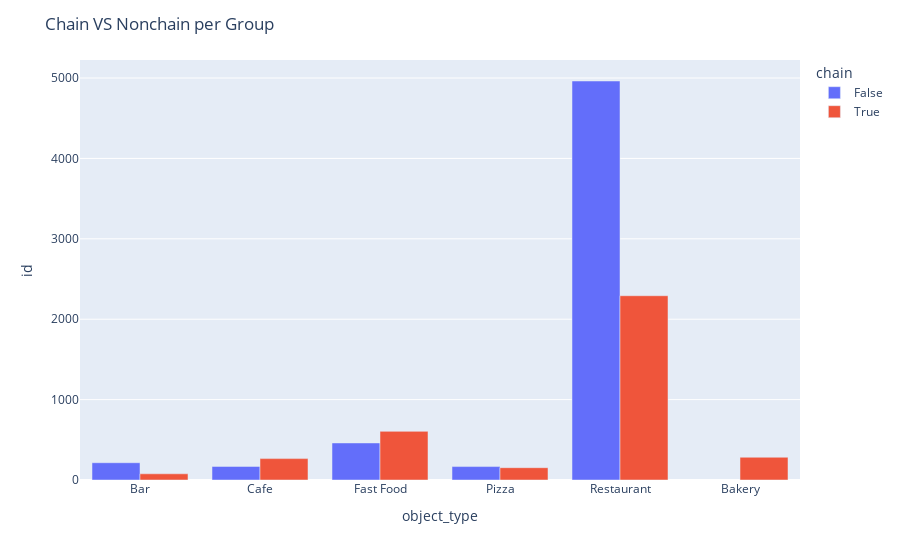

Here is the notebook cell this chart was saved with:
### Markdown cell above
We see that the share of chain objects in each type differs a lot: all bakeries belong to a chain chain, but the majority of bars do not(77 VS 215 ). Let's visualize the distribution with barplot.

### Code cell
fig = px.bar(chain_type, x='object_type', y='id', color='chain', barmode='group')
fig.update_layout(title='Chain VS Nonchain per Group')
fig.show()

### Figure 1 — Plotly figure (JSON) as saved in the notebook; plotly's stock layout.template omitted (floating-point values rounded to 4 significant figures)
{"data": [{"alignmentgroup": "True", "hovertemplate": "chain=False<br>object_type=%{x}<br>id=%{y}<extra></extra>", "legendgroup": "False", "marker": {"color": "#636efa", "pattern": {"shape": ""}}, "name": "False", "offsetgroup": "False", "orientation": "v", "showlegend": true, "textposition": "auto", "type": "bar", "x": ["Bar", "Cafe", "Fast Food", "Pizza", "Restaurant"], "xaxis": "x", "y": [215, 169, 461, 167, 4963], "yaxis": "y"}, {"alignmentgroup": "True", "hovertemplate": "chain=True<br>object_type=%{x}<br>id=%{y}<extra></extra>", "legendgroup": "True", "marker": {"color": "#EF553B", "pattern": {"shape": ""}}, "name": "True", "offsetgroup": "True", "orientation": "v", "showlegend": true, "textposition": "auto", "type": "bar", "x": ["Bakery", "Bar", "Cafe", "Fast Food", "Pizza", "Restaurant"], "xaxis": "x", "y": [283, 77, 266, 605, 153, 2292], "yaxis": "y"}], "layout": {"autosize": true, "barmode": "group", "legend": {"title": {"text": "chain"}, "tracegroupgap": 0}, "margin": {"t": 60}, "title": {"text": "Chain VS Nonchain per Group"}, "xaxis": {"anchor": "y", "autorange": true, "domain": [0, 1], "range": [-0.5, 5.5], "title": {"text": "object_type"}, "type": "category"}, "yaxis": {"anchor": "x", "autorange": true, "domain": [0, 1], "range": [0, 5224.0], "title": {"text": "id"}, "type": "linear"}}}
